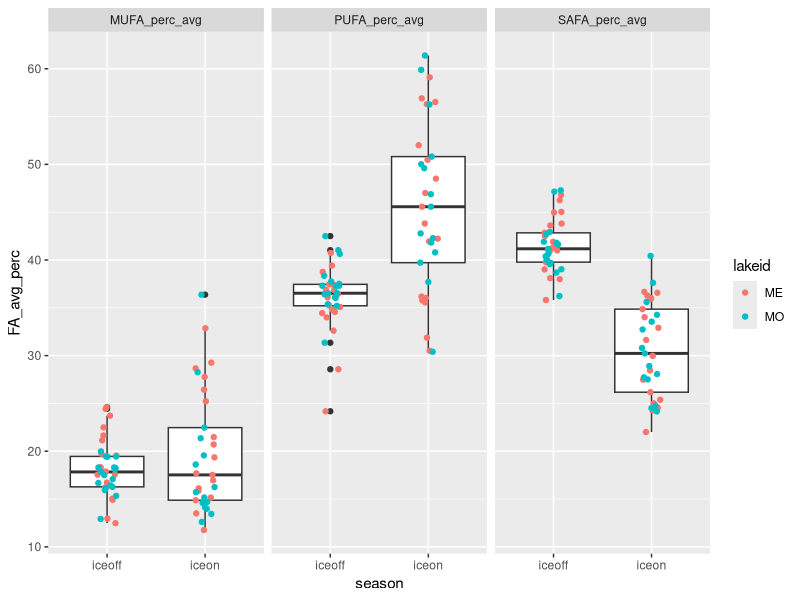
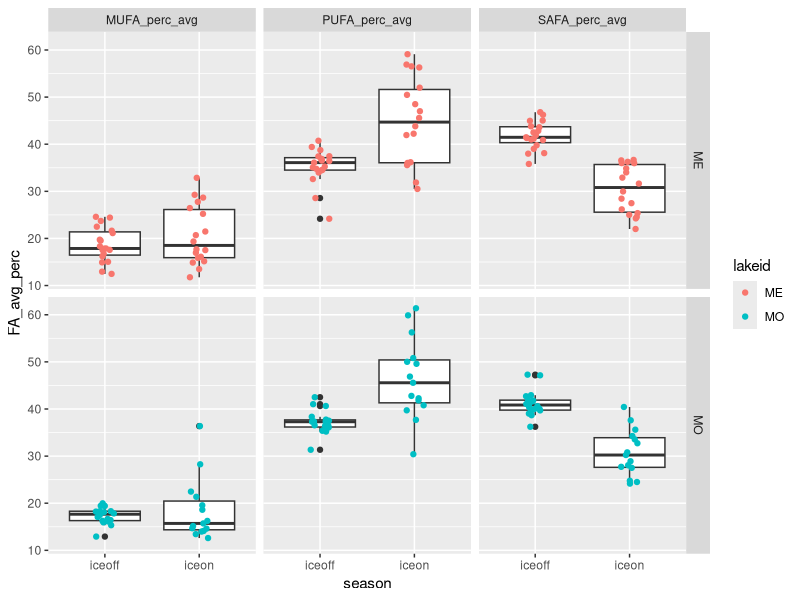

Here is the R script that generated these plots, in order:
# ============================================================== #
## ========================= OVERVIEW ========================= ##
# ============================================================== #

# Looking at iceon/iceoff community FA profiles
# Only using Lakes Mendota and Monona from LTER,
# as they have equivalent iceon/iceoff paired data
# Using AG PLoS paper FA dataset, with some aggregation/crosswalking
# to match LTER data.

# ============================================================== #
## =================== DATA WRANGLING STEPS =================== ##
# ============================================================== #

# 1) LTER data - read in, format dates, keep only ME/MO
# 2) read in iceon/iceoff data (ecology letters paper)
# 3) tag LTER data with season, keep only iceon/iceoff
# 4) aggregate LTER samples to month (mean taxa biomass by lake/year/month)
# 5) identify genera <5% of any sample - remove these genera
# 6) calculate dry weight (20% of wet weight)
# 7) read in FA PLoS data - keep freshwater, proportion data
# --> 7.5) fix FA/LTER group/division matches (see crosswalk.xlsx)
# 8) aggregate FA to genus and division level profiles
# 9) aggregate biomass to genus level
# 10) tag LTER data with whether has matching division/Group or genus in FA data
# 11) merge LTER with FA data (genus, division, NA matches)
# 12) weight FA data by biomass dry weight / total biomass (genus-level FA, independent of biomass)
# 13) aggregated weighted to community level 



# ============================================================== #
## ====================== SCRIPT BEGINS ======================= ##
# ============================================================== #

#load packages
library(dplyr)
library(reshape2)
library(tidyr)
library(lubridate)
library(vegan)
library(RColorBrewer)
library(ggplot2)

# ============================================================================
# ----> read in LTER phyto data

#read in, format dates so can stack ok 

madison <- read.csv("../Data/ntl88_v7.csv", stringsAsFactors = FALSE) %>% 
  mutate(date = as.Date(sampledate, format = "%m/%d/%Y")) %>% 
  select(-sampledate)

#only madison lakes have matching iceon/iceoff data
lter_lakes <- madison %>% 
  filter(lakeid %in% c("MO", "ME"))

#keep only necessary files
lter_lakes <- lter_lakes %>% 
  mutate(month = month(date),
         year = year(date)) %>% 
  select(lakeid, year, month, date, sta, depth_range, 
         division, genus, taxa_name, biomass_conc)

#=============================================================================
# ----> read in under ice data, for ice on/off timing
seasons_orig <- read.csv("../Data/under_ice_data.csv", stringsAsFactors = FALSE)

#keep only wisconsin, cols of interest, make start and end full dates
seasons_wisc <- seasons_orig %>% 
  filter(lakeregloc == "Wisconsin") %>% 
  select(year, season, lakename, lakeregloc, 
         startday, startmonth, startyear, 
         endday, endmonth, endyear) %>% #, 
  #iceduration, periodn, photicdepth, 
  #icedepth, snowdepth, airtemp) %>% 
  mutate(startmonum = match(startmonth, month.abb),
         endmonum = match(endmonth, month.abb)) %>% 
  mutate(startdate = paste(startyear, startmonum, startday, sep = "-"),
         enddate = paste(endyear, endmonum, endday, sep = "-"))

#unique(seasons_wisc$lakename)
#unique(lter_lakes$lakeid) %>% sort()

#make lakeid to match
seasons_lakes <- seasons_wisc %>% 
  mutate(lakeid = ifelse(lakename == "Lake Mendota", "ME", NA),
         lakeid = ifelse(lakename == "Lake Monona", "MO", lakeid)) %>% 
  select(season, lakeid, year, startdate, enddate) %>% 
  filter(lakeid %in% c("ME", "MO"))


#=============================================================================
# ----> tag data with season

lter_dates_only <- lter_lakes %>% 
  select(lakeid, year, date) %>% 
  unique() %>% 
  rename(sample_year = year) %>% 
  arrange(lakeid, sample_year)

#make seasons wide format to can have column "start", "sample", and "end" dates
seasons_lakes_wide <- seasons_lakes %>% 
  melt(id.vars = c("lakeid", "year", "season"), variable.name = "category", value.name = "date") %>% 
  mutate(seasons_category = paste(season, category, sep = "_")) %>% 
  select(-season, -category) %>% 
  dcast(lakeid + year ~ seasons_category, value.var = "date") %>% 
  rename(winter_yr = year) %>% 
  select(lakeid, winter_yr, iceon_startdate, iceon_enddate, iceoff_startdate, iceoff_enddate)

#we're only interested in iceon/iceoff
#(looking at ice vs stratified patterns in FA)

lter_seasons_pre <- merge(lter_dates_only, seasons_lakes_wide,
                      by = c("lakeid"), all.x = TRUE) %>% 
  #tag seasons with iceon/iceoff (NA if not fall within start/end dates)
  mutate(season = ifelse(date >= iceon_startdate & date <= iceon_enddate, "iceon", NA),
         season = ifelse(date >= iceoff_startdate & date <= iceoff_enddate, "iceoff", season)) %>% 
  #keep only samples that fall within iceon or iceoff
  filter(!is.na(season))

#merge back to full lter data
lter_seasons <- lter_seasons_pre %>% 
  #group things by *winter* year
  select(lakeid, date, winter_yr, season) %>% 
  merge(lter_lakes, by = c("lakeid", "date")) %>% 
  select(-year)

#=============================================================================
# ----> aggregate samples to month

#aggregate to month within *winter* year and lake (ignore station and depth for now)
#since ignoring "other" seasons, shouldn't have issue of sample dates across seasons

#using mean since some dates have multiple samples per month, while others have one or none
#using averages to account for multiple within-month samples, make comparable

lter_month <- lter_seasons %>% 
  #monthly taxa mean biomass (across stations and depth)
  group_by(lakeid, winter_yr, season, month, division, genus, taxa_name) %>% 
  summarize(biomass_ww_m = mean(biomass_conc, na.rm = TRUE)) %>% 
  as.data.frame()

#check out number of years
# lter_month %>% 
#   select(lakeid, winter_yr, season) %>% 
#   group_by(lakeid, season) %>% 
#   summarize(n = n_distinct(winter_yr))


#========================================================================
# ----> identify <5% of samples

#identify contributors (genus-level) <5% of any sample any date (within lake)
#use wet weight (shouldn't matter)

#find contributions to biomass, in terms of %
lter_contribs <- lter_month %>% 
  #for each lake/year/month, find total biomass
  group_by(lakeid, winter_yr, month) %>% 
  mutate(total_bm = sum(biomass_ww_m)) %>% 
  ungroup() %>% 
  #for lake/date, find genus biomass
  group_by(lakeid, winter_yr, month, genus) %>% 
  mutate(genus_bm = sum(biomass_ww_m)) %>% 
  as.data.frame() %>% 
  select(-taxa_name, -biomass_ww_m) %>% 
  #find percent genus biomass of total biomass
  mutate(perc_genus_bm = genus_bm / total_bm * 100) %>% 
  ungroup()  

#find genera that are ever over 5% of a sample BY LAKE
lter_high_contrib <- lter_contribs %>% 
  filter(perc_genus_bm >= 0.05)

lter_high_contrib_genera <- lter_high_contrib %>% 
  select(lakeid, genus) %>% 
  unique() %>% 
  arrange(lakeid, genus) %>% 
  mutate(high_p = "present")

#find genera that are NOT ever over 5% of a sample
lter_low_contrib <- lter_contribs %>% 
  filter(perc_genus_bm < 0.05) 

lter_low_contrib_genera <- lter_low_contrib %>% 
  select(lakeid, genus) %>% 
  unique() %>% 
  arrange(lakeid, genus) %>% 
  mutate(low_p = "present")

#merge, keep ones that are present in low and not in high
#(i.e., those that are never >=5% of a sample)
lter_remove_5 <- merge(lter_high_contrib_genera, lter_low_contrib_genera,
                       by = c("lakeid", "genus"), all = TRUE) %>% 
  #these are ones that are never >=5% of a lake sample
  filter(low_p == "present" & is.na(high_p))


#========================================================================
# ----> LTER after removals of low contributors

#by lake/date - total genus biomass AFTER remove low contribs
lter_after_remove <- lter_month %>% 
  #remove low contributors by lake and genus
  filter( !((lakeid %in% lter_remove_5$lakeid) & (genus %in% lter_remove_5$genus)) ) 

#add a dry weight biomass column
lter_use <- lter_after_remove %>% 
  mutate(biomass_dw = 0.20 * biomass_ww_m)


#========================================================================
# ----> read in fatty acid profiles

# read in PLoS fatty acid dataset
fa <- read.csv("../Data/PLoS_supp/S1_Dataset.csv", stringsAsFactors = FALSE)

#only want freshwater
#fa %>% group_by(Salinity) %>% summarize(n = length(Salinity))
fa_fresh <- filter(fa, Salinity == 0)

#want only proportion data
fa_fresh_prop <- filter(fa_fresh, Data == "prop")

#for now, we don't care about the experimental info
fa_fresh_prop_small <- fa_fresh_prop %>% 
  select(Group, Class, Order, Genus, species,
         sumSAFA, sumMUFA, sumPUFA,
         c18.2w6, c18.3w6, c18.3w3,
         c18.4w3, c18.5w3, 
         c20.4w6, c20.5w3, c22.6w3)

#========================================================================
# ----> fix FA/LTER group/division matches

#existing matches: Chlorophyta, Cryptophyta, Rhodophyta

#make match at group/division level: 
#   Cyanobacteria (FA) = Cyanophyta (LTER)
#   Dinophyta (FA) = Pyrrhophyta (LTER)
#   Euglenozoa (FA) = Euglenophyta (LTER)

#match division to non-group
#   Chrysophyta (LTER) = class Chrysophyceae (FA)
#   Xanthophyta (LTER) = class Xanthophyceae (FA)
#   Haptophyta (LTER) = genus Chromulina (FA)
#   Bacillariophyta (LTER) = average of classes 
#                 Bacillariophyceae, Fragilariophyceae, Coscinodiscophyceae (FA)
#       [Bacillariophyta is multiple classes - for these 3 classes, find average FA profile]

fa_fix <- fa_fresh_prop_small %>% 
  #first, match at group level
  mutate(GroupDiv = ifelse(Group == "Cyanobacteria", "Cyanophyta", Group),
         GroupDiv = ifelse(Group == "Dinophyta", "Pyrrhophyta", GroupDiv),
         GroupDiv = ifelse(Group == "Euglenozoa", "Euglenophyta", GroupDiv),
         #match at single class level
         GroupDiv = ifelse(Class == "Chrysophyceae", "Chrysophyta", GroupDiv),
         GroupDiv = ifelse(Class == "Xanthophyceae", "Xanthophyta", GroupDiv),
         #match at genus level
         GroupDiv = ifelse(Genus == "Chromulina", "Haptophyta", GroupDiv),
         #Bacillariophyta is multiple classes
         GroupDiv = ifelse(Class %in% c("Bacillariophyceae", "Fragilariophyceae", "Coscinodiscophyceae"),
                           "Bacillariophyta", GroupDiv))

# fa_fix %>% select(Group, GroupDiv) %>% unique()
# fa_fix %>% filter(GroupDiv %in% c("Bacillariophyta", "Xanthophyta")) %>% select(Group, Class, GroupDiv) %>% unique()
# fa_fix %>% filter(GroupDiv == "Haptophyta") %>% select(Group, Class, Genus, GroupDiv) %>% unique()
# #yes, works as it should


#========================================================================
# ----> tag LTER data with whether matching genus/division in FA data

lter_fa_tag <- lter_use %>%
  #tag at which level it matches
  #not that groupdiv level is a combination of groups/classes/genus
  mutate(cat = ifelse(division %in% fa_fix$GroupDiv, "groupdiv", NA)) %>%
  mutate(cat = ifelse(genus %in% fa_fix$Genus, "genus", cat))

tags <- lter_fa_tag %>% select(division, genus, cat) %>% unique()

# unique(fa_fix$GroupDiv) %>% sort()
# unique(lter_use$division) %>% sort()


#========================================================================
# ----> find FA genus and division-level profiles

#within genus, what's the average FA profile
fa_genus <- fa_fix %>% 
  group_by(GroupDiv, Genus) %>% 
  summarize(gen_avg_sumSAFA = mean(sumSAFA),
            gen_avg_sumMUFA = mean(sumMUFA),
            gen_avg_sumPUFA = mean(sumPUFA),
            gen_avg_c18.2w6 = mean(c18.2w6),
            gen_avg_c18.3w6 = mean(c18.3w6),
            gen_avg_c18.3w3 = mean(c18.3w3),
            gen_avg_c18.4w3 = mean(c18.4w3),
            gen_avg_c18.5w3 = mean(c18.5w3),
            gen_avg_c20.4w6 = mean(c20.4w6),
            gen_avg_c20.5w3 = mean(c20.5w3),
            gen_avg_c22.6w3 = mean(c22.6w3)) %>% 
  as.data.frame()

#within group/div (FA/LTER fixed croswalk), what's the average FA profile
fa_groupdiv <- fa_fix %>% 
  group_by(GroupDiv) %>% 
  summarize(grpdiv_avg_sumSAFA = mean(sumSAFA),
            grpdiv_avg_sumMUFA = mean(sumMUFA),
            grpdiv_avg_sumPUFA = mean(sumPUFA),
            grpdiv_avg_c18.2w6 = mean(c18.2w6),
            grpdiv_avg_c18.3w6 = mean(c18.3w6),
            grpdiv_avg_c18.3w3 = mean(c18.3w3),
            grpdiv_avg_c18.4w3 = mean(c18.4w3),
            grpdiv_avg_c18.5w3 = mean(c18.5w3),
            grpdiv_avg_c20.4w6 = mean(c20.4w6),
            grpdiv_avg_c20.5w3 = mean(c20.5w3),
            grpdiv_avg_c22.6w3 = mean(c22.6w3)) %>% 
  as.data.frame()


#========================================================================
# ----> aggregate biomass to GENUS
# when missing genus, stick with GENUS biomass but sub in DIVISION fatty acid profile

#aggregate biomass to genus
lter_level_bm <- lter_use %>% 
  group_by(lakeid, winter_yr, season, month, division, genus) %>% 
  summarize(bm_ww_g = sum(biomass_ww_m, na.rm = TRUE),
         bm_drw_g = sum(biomass_dw, na.rm = TRUE)) %>% 
  as.data.frame() 

#merge with tag info
lter_level_bm_tag <- merge(lter_level_bm, tags, by = c("division", "genus"), all = TRUE)

# lter_level_bm_tag %>%
#   select(division, genus, cat) %>%
#   unique() %>%
#   group_by(cat) %>%
#   summarize(n = length(cat)) %>%
#   as.data.frame()

#        cat  n
# 1    genus 35
# 2 groupdiv 95
# 3     <NA>  1

#========================================================================
# ----> merge with FA profiles

# --> genus level FA - matches genus-level biomass
# merges GENUS level biomass with GENUS level FA profiles
tags_fa_genus <- lter_level_bm_tag %>% 
  #only looking at genus-level matches
  filter(cat == "genus") %>% 
  rename(biomass_wet_weight = bm_ww_g,
         biomass_dry_weight = bm_drw_g) %>% 
  #merge with FA genus level data
  merge(fa_genus,  
        by.x = "genus", by.y = "Genus",
        all.x = TRUE) %>% 
  select(GroupDiv, genus, cat, lakeid, winter_yr, month, season,
         biomass_wet_weight, biomass_dry_weight,
         gen_avg_sumSAFA,
         gen_avg_sumMUFA,
         gen_avg_sumPUFA,
         gen_avg_c18.2w6,
         gen_avg_c18.3w6,
         gen_avg_c18.3w3,
         gen_avg_c18.4w3,
         gen_avg_c18.5w3,
         gen_avg_c20.4w6,
         gen_avg_c20.5w3,
         gen_avg_c22.6w3)

#remove labels in headers
names(tags_fa_genus) <- gsub("gen_avg_", "", names(tags_fa_genus))

# --> division level FA - matches division level biomass
# merges GENUS level biomass with DIVISION level FA profiles
# (missing genera in FA get division level FA)
tags_fa_groupdiv <- lter_level_bm_tag %>% 
  #keep only those matching at groupdiv level
  filter(cat == "groupdiv") %>% 
  rename(biomass_wet_weight = bm_ww_g,
         biomass_dry_weight = bm_drw_g) %>% 
  #merge with FA division/group level data
  #merge with FA genus level data
  merge(fa_groupdiv,  
        by.x = "division", by.y = "GroupDiv",
        all.x = TRUE) %>% 
  mutate(genus = NA) %>% 
  rename(GroupDiv = division) %>% 
  select(GroupDiv, genus, cat, lakeid, winter_yr, month, season,
         biomass_wet_weight, biomass_dry_weight,
         grpdiv_avg_sumSAFA,
         grpdiv_avg_sumMUFA,
         grpdiv_avg_sumPUFA,
         grpdiv_avg_c18.2w6,
         grpdiv_avg_c18.3w6,
         grpdiv_avg_c18.3w3,
         grpdiv_avg_c18.4w3,
         grpdiv_avg_c18.5w3,
         grpdiv_avg_c20.4w6,
         grpdiv_avg_c20.5w3,
         grpdiv_avg_c22.6w3)

#remove labels in headers
names(tags_fa_groupdiv) <- gsub("grpdiv_avg_", "", names(tags_fa_groupdiv))

# --> does NOT have associated FA
#leaving biomass at genus level
tags_fa_NA <- lter_level_bm_tag %>% 
  filter(is.na(cat)) %>% 
  rename(biomass_wet_weight = bm_ww_g,
         biomass_dry_weight = bm_drw_g) %>% 
  rename(GroupDiv = division) %>% 
  select(GroupDiv, genus, cat, lakeid, winter_yr, month, season,
         biomass_wet_weight, biomass_dry_weight) %>% 
  #add NA columns
  mutate(          sumSAFA = NA,
                   sumMUFA = NA,
                   sumPUFA = NA,
                   c18.2w6 = NA,
                   c18.3w6 = NA,
                   c18.3w3 = NA,
                   c18.4w3 = NA,
                   c18.5w3 = NA,
                   c20.4w6 = NA,
                   c20.5w3 = NA,
                   c22.6w3 = NA)

# --> merge together
full_dat <- rbind(tags_fa_genus, tags_fa_groupdiv, tags_fa_NA)


#========================================================================
# ----> weight FA profiles by biomass

# Data == "prop" is FA % of dry weight
# so it's a fatty acid proportion of dry weight (of genus or division, by cat)

# What we want is "what are the average proportions of SAFA, MUFA, PUFA 
# present in the community, irrespective of total biomass?" 
# (i.e. we know there is higher biomass in summer - the Circus Circus buffet)
# SH: pretty sure that what we want then is:(biomass_dry_weight * sumSAFA)/total dry weight

full_dat_weighted <- full_dat %>% 
  #find total dry weight biomass for each *sample point*
  group_by(lakeid, winter_yr, season, month) %>% 
  mutate(sample_date_dry_weight_total = sum(biomass_dry_weight)) %>% 
  ungroup() %>% 
  #weight FA by biomass - per row (genus within sample date)
  #if FA is % dry weight, then FA * dry weight = biomass of that FA
  #here, sample_date_dry_weight_total is community-level biomass
  #FA props are genus-level
  mutate(sumSAFA_prop = (biomass_dry_weight * sumSAFA)/sample_date_dry_weight_total,
         sumMUFA_prop = (biomass_dry_weight * sumMUFA)/sample_date_dry_weight_total,
         sumPUFA_prop = (biomass_dry_weight * sumPUFA)/sample_date_dry_weight_total,
         c18.2w6_prop = (biomass_dry_weight * c18.2w6)/sample_date_dry_weight_total,
         c18.3w6_prop = (biomass_dry_weight * c18.3w6)/sample_date_dry_weight_total,
         c18.3w3_prop = (biomass_dry_weight * c18.3w3)/sample_date_dry_weight_total,
         c18.4w3_prop = (biomass_dry_weight * c18.4w3)/sample_date_dry_weight_total,
         c18.5w3_prop = (biomass_dry_weight * c18.5w3)/sample_date_dry_weight_total,
         c20.4w6_prop = (biomass_dry_weight * c20.4w6)/sample_date_dry_weight_total,
         c20.5w3_prop = (biomass_dry_weight * c20.5w3)/sample_date_dry_weight_total,
         c22.6w3_prop = (biomass_dry_weight * c22.6w3)/sample_date_dry_weight_total) %>% 
  as.data.frame()

#filter(full_dat_weighted, lakeid == "MO" & winter_yr == 2002 & month == 8)

#keep only columns of interest
full_dat_weighted_small <- full_dat_weighted %>% 
  select(GroupDiv, genus, cat, lakeid, winter_yr, month, season, 
         sumSAFA_prop, sumMUFA_prop, sumPUFA_prop,
         c18.2w6_prop, c18.3w6_prop, c18.3w3_prop,
         c18.4w3_prop, c18.5w3_prop,
         c20.4w6_prop, c20.5w3_prop, c22.6w3_prop)

#this is basically saying:
#for each time point, a genus has some proportion FAs
#we want to aggregate to community, then to season

#ADD UP all MUFA/PUFA/SAFA within a community
#to get community-level amount
#I have proved to myself using pen, paper, and basic algebra that this will work

full_dat_weighted_date_FA <- full_dat_weighted_small %>% 
  #get community-level FA props for each time point
  group_by(lakeid, winter_yr, month, season) %>% 
  summarize(MUFA_perc = sum(sumMUFA_prop, na.rm = TRUE),
            PUFA_perc = sum(sumPUFA_prop, na.rm = TRUE),
            SAFA_perc = sum(sumSAFA_prop, na.rm = TRUE)) %>% 
  as.data.frame()

# summary(full_dat_weighted_date_FA) 

# #now aggregate to season - find average MUFA/PUFA/SAFA profile for each season (all years, boths lakes)
# full_dat_weighted_date_FA %>% 
#   group_by(season) %>% 
#   summarize(MUFA_perc_avg = mean(MUFA_perc),
#             PUFA_perc_avg = mean(PUFA_perc),
#             SAFA_perc_avg = mean(SAFA_perc)) %>% 
#   as.data.frame()
# #doesn't quite add up to 100%, more like 95%, but not unexpected since on average

#aggregate to lake/year/season
full_dat_weighed_yr_season_FA <- full_dat_weighted_date_FA %>% 
  #aggregate across months within season, find average FAs
  group_by(lakeid, winter_yr, season) %>% 
  summarize(MUFA_perc_avg = mean(MUFA_perc, na.rm = TRUE),
            PUFA_perc_avg = mean(PUFA_perc, na.rm = TRUE),
            SAFA_perc_avg = mean(SAFA_perc, na.rm = TRUE)) %>% 
  as.data.frame()
#note: doesn't add up to quite 100% (working with averages)
#also, data only goes to 2013 (may need to adjust iceon/iceoff dates from raw LTER snow/ice data)

summary(full_dat_weighed_yr_season_FA)
#MUFA: 11-36
#PUFA: 24-61
#SAFA: 22-47

# ============================================================== #
## ========= END OF DATA WRANGLING - ANALYSIS BEGINS ========== ##
# ============================================================== #

#make long for plotting and analysis
dat_long <- full_dat_weighed_yr_season_FA %>% 
  melt(id.vars = c("lakeid", "winter_yr", "season")) %>% 
  rename(FA_type = variable, FA_avg_perc = value)

#plot it up
ggplot(dat_long, aes(season, FA_avg_perc)) +
  geom_boxplot() +
  geom_jitter(width = 0.1, aes(color = lakeid)) +
  facet_wrap(~FA_type)
#MUFA shows no diff, but PUFA/SAFA do:
#PUFA higher in winter, SAFA higher in summer

head(dat_long)
  
#try ANOVAs - looking at lakes together

#MUFA
mufa1 <- aov(FA_avg_perc ~ season, dat = filter(dat_long, FA_type == "MUFA_perc_avg"))
summary(mufa1) #p=0.175- does not differ by season

#PUFA
pufa1 <- aov(FA_avg_perc ~ season, dat = filter(dat_long, FA_type == "PUFA_perc_avg"))
summary(pufa1) #p<<0.001 (PUFA signif higher in winter)

#SAFA
safa1 <- aov(FA_avg_perc ~ season, dat = filter(dat_long, FA_type == "SAFA_perc_avg"))
summary(safa1) #p<<0.001 (SAFA signif higher in winter)

#what is split lakes?
ggplot(dat_long, aes(season, FA_avg_perc)) +
  geom_boxplot() +
  geom_jitter(width = 0.1, aes(color = lakeid)) +
  facet_grid(lakeid~FA_type)
#same trends - MUFA no diff, PUFA higher in winter, SAFA higher in summer
